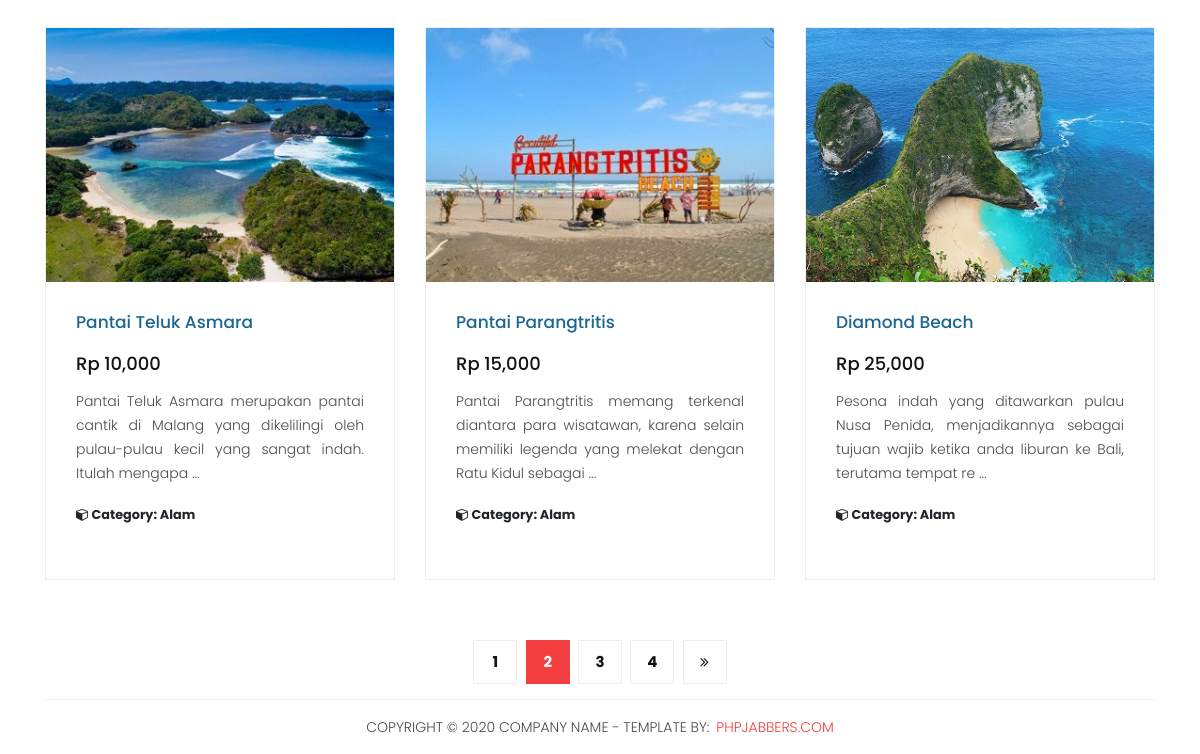
The page /wisata_alam.php (lower part) on the database as committed earlier.
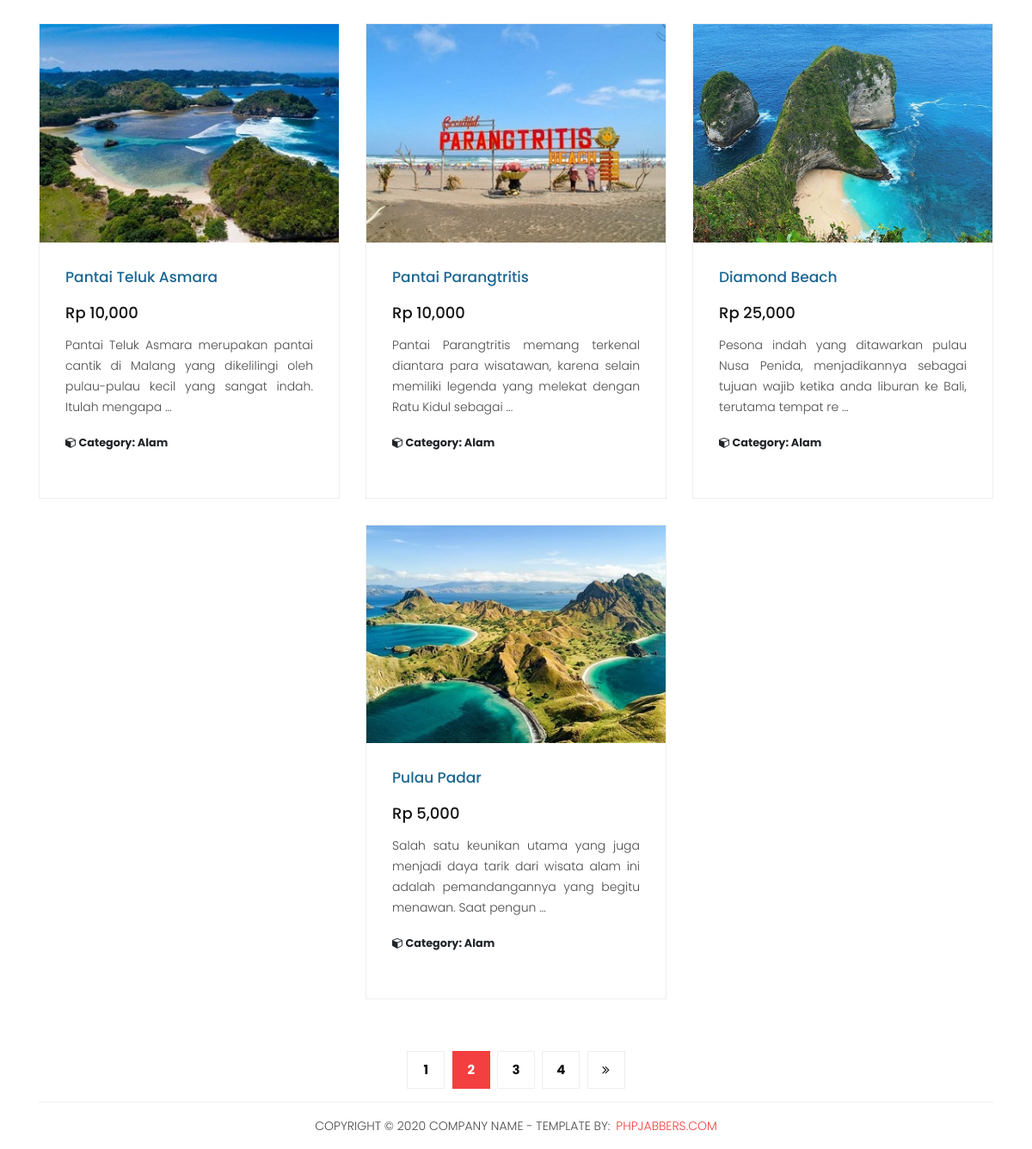
The same page on the database as committed later.
### tables this page shows
CREATE TABLE `wisata` (
  `id_wisata` int(11) NOT NULL,
  `nama_tempat` varchar(32) NOT NULL,
  `id_kategori` int(11) NOT NULL,
  `lokasi` varchar(32) NOT NULL,
  `fasilitas` text NOT NULL,
  `htm` int(11) NOT NULL,
  `deskripsi` longtext NOT NULL,
  `foto_1` varchar(32) NOT NULL,
  `foto_2` varchar(32) NOT NULL,
  `foto_3` varchar(32) NOT NULL,
  `foto_4` varchar(32) NOT NULL
);

CREATE TABLE `kategori` (
  `id_kategori` int(11) NOT NULL,
  `nama_kategori` varchar(32) NOT NULL,
  `foto_kategori` varchar(32) NOT NULL
);

### wisata_alam.php (the view, shortened to what this page needs)
<?php
include "connection.php";
$travels = mysqli_query($connection, "SELECT * FROM wisata JOIN kategori ON wisata.id_kategori = kategori.id_kategori WHERE wisata.id_kategori = 1");
?>
<!DOCTYPE html>
<html lang="en">
<head>
  <link href="vendor/bootstrap/css/bootstrap.min.css" rel="stylesheet">
  <link rel="stylesheet" href="assets/css/fontawesome.css">
  <link rel="stylesheet" href="assets/css/style.css">
  <link rel="stylesheet" href="assets/css/owl.css">
</head>
<body>
  <div class="products">
    <div class="container">
      <div class="row justify-content-center">
        <?php
        if (mysqli_num_rows($travels) > 0) {
          foreach ($travels as $travel) {
        ?>
            <div class="col-md-4">
              <div class="product-item">
                <a href="tempat_wisata_detail.php?id=<?php echo $travel['id_wisata'] ?>"><img src="assets/images/wisata/<?php echo $travel['foto_1']; ?>" alt=""></a>
                <div class="down-content">
                  <a href="tempat_wisata_detail.php?id=<?php echo $travel['id_wisata'] ?>">
                    <h4><?php echo $travel['nama_tempat']; ?></h4>
                  </a>
                  <h6>Rp <?php echo number_format($travel['htm']); ?></h6>
                  <p class="text-justify"><?php echo substr_replace($travel['deskripsi'], " ... ", 130); ?></p>
                  <small class="d-flex justify-content-between mb-4">
                    <strong title="Nights"><i class="fa fa-cube"></i> Category: <?php echo $travel['nama_kategori']; ?></strong>
                  </small>
                </div>
              </div>
            </div>
          <?php } ?>
        <?php } ?>
        <div class="col-md-12">
          <ul class="pages">
            <li><a href="#">1</a></li>
            <li class="active"><a href="#">2</a></li>
            <li><a href="#">3</a></li>
            <li><a href="#">4</a></li>
            <li><a href="#"><i class="fa fa-angle-double-right"></i></a></li>
          </ul>
        </div>
      </div>
    </div>
  </div>
  <footer>
    <div class="container">
      <div class="row">
        <div class="col-md-12">
          <div class="inner-content">
            <p>Copyright © 2020 Company Name - Template by: <a href="https://www.phpjabbers.com/">PHPJabbers.com</a></p>
          </div>
        </div>
      </div>
    </div>
  </footer>
</body>
</html>

Rows that differ between the two databases and show on the page:
changed wisata "Pantai Parangtritis": htm "15,000" → "10,000"
added wisata: foto_1 (picture), nama_tempat "Pulau Padar", htm "5,000", deskripsi "Salah satu keunikan utama yang juga menjadi daya tarik dari wisata alam ini adalah pemandangannya yang begitu menawan. Saat pengun ...", id_kategori.nama_kategori "Alam"
